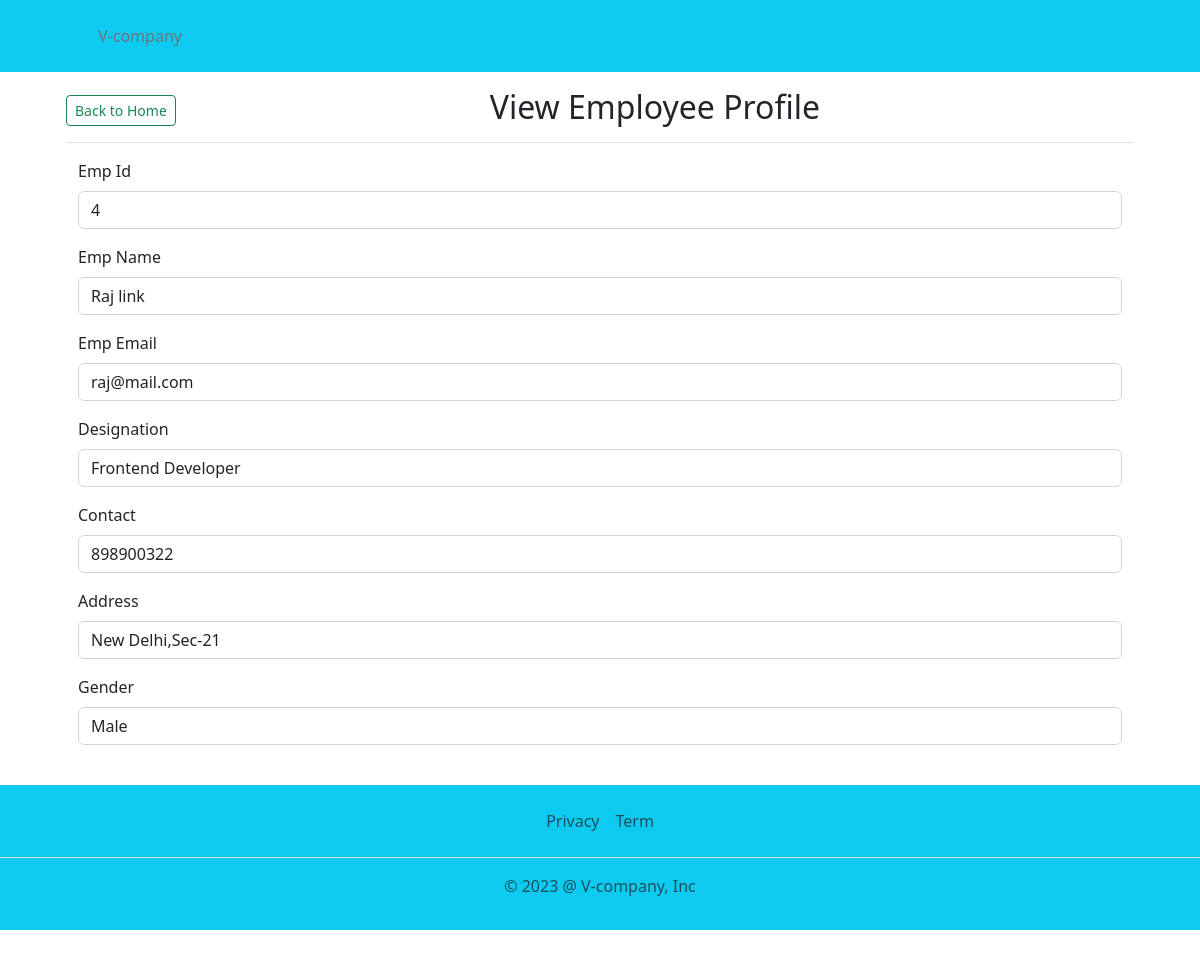
/View.php?id=17, run on the app's committed database.
### tables this page shows
CREATE TABLE `cc` (
  `id` int(11) NOT NULL,
  `emp_id` varchar(20) NOT NULL,
  `emp_name` varchar(100) NOT NULL,
  `emp_email` varchar(100) NOT NULL,
  `gender` varchar(50) NOT NULL,
  `designation` varchar(100) NOT NULL,
  `contact` varchar(14) NOT NULL,
  `address` varchar(100) NOT NULL
);

### view.php (the view, shortened to what this page needs)
<?php
require 'dbconnect.php' ;
?>
<!DOCTYPE html>
<html lang="en">
<head>
    <link rel="stylesheet" href="css/bootstrap.min.css">
</head>
<body>
<?php include 'include/header.php' ?>
<div class="container">
<main class="col-md-12 ms-sm-auto col-lg-12 px-md-4">
      <div class="d-flex justify-content-between flex-wrap flex-md-nowrap align-items-center pt-3 pb-2 mb-3 border-bottom">
        <h2 class="h2">
                  <a class="btn btn-sm btn-outline-success" href="index.php">Back to Home </a>
                </h2>
                <h2 class="text-center">View Employee Profile </h2>
      </div>
      <div class="table-responsive">
      <div class="container">
        <?php
        if(isset($_GET['id']))
        {
          $cc_id = mysqli_real_escape_string($conn, $_GET['id']);
          $sql = "SELECT * FROM cc WHERE id='$cc_id'";
          $sql_run = mysqli_query($conn,$sql);
          if(mysqli_num_rows($sql_run)>0)
          {
            $cc = mysqli_fetch_array($sql_run);
            ?>
            <div class="mb-3">
          <label for="" class="form-label">Emp Id</label>
          <input type="text" name="emp_id" value="<?= $cc['emp_id'];?>" id="" class="form-control" placeholder="" aria-describedby="helpId">
        </div>
        <div class="mb-3">
          <label for="" class="form-label">Emp Name</label>
          <input type="text" name="emp_name" value="<?= $cc['emp_name'];?>" id="" class="form-control" placeholder="" aria-describedby="helpId">
        </div>
        <div class="mb-3">
          <label for="" class="form-label">Emp Email</label>
          <input type="email" class="form-control" value="<?= $cc['emp_email'];?>" name="emp_email" id="" aria-describedby="emailHelpId" placeholder="">
        </div>
        <div class="mb-3">
          <label for="" class="form-label">Designation</label>
          <input type="designation" class="form-control" value="<?= $cc['designation'];?>" name="designation" id="" placeholder="">
        </div>
        <div class="mb-3">
          <label for="" class="form-label">Contact</label>
          <input type="contact" class="form-control" value="<?= $cc['contact'];?>" name="contact" id="" placeholder="">
        </div>
        <div class="mb-3">
          <label for="" class="form-label">Address</label>
          <input type="address" class="form-control" value="<?= $cc['address'];?>" name="address" id="" placeholder="">
        </div>
        <div class="mb-3">
          <label for="" class="form-label">Gender</label>
          <input type="gender" class="form-control" value="<?= $cc['gender'];?>" name="gender" id="" placeholder="">
        </div>
      <?php
          }
          else
          {
            echo "No Profile";
          }
        }
        ?>
    </main>
    </div>
    <?php include 'include/footer.php' ?>
</body>
</html>

### data on the page
cc: emp_id "4", emp_name "Raj link", emp_email "raj@mail.com", designation "Frontend Developer", contact "898900322", address "New Delhi,Sec-21", gender "Male"
